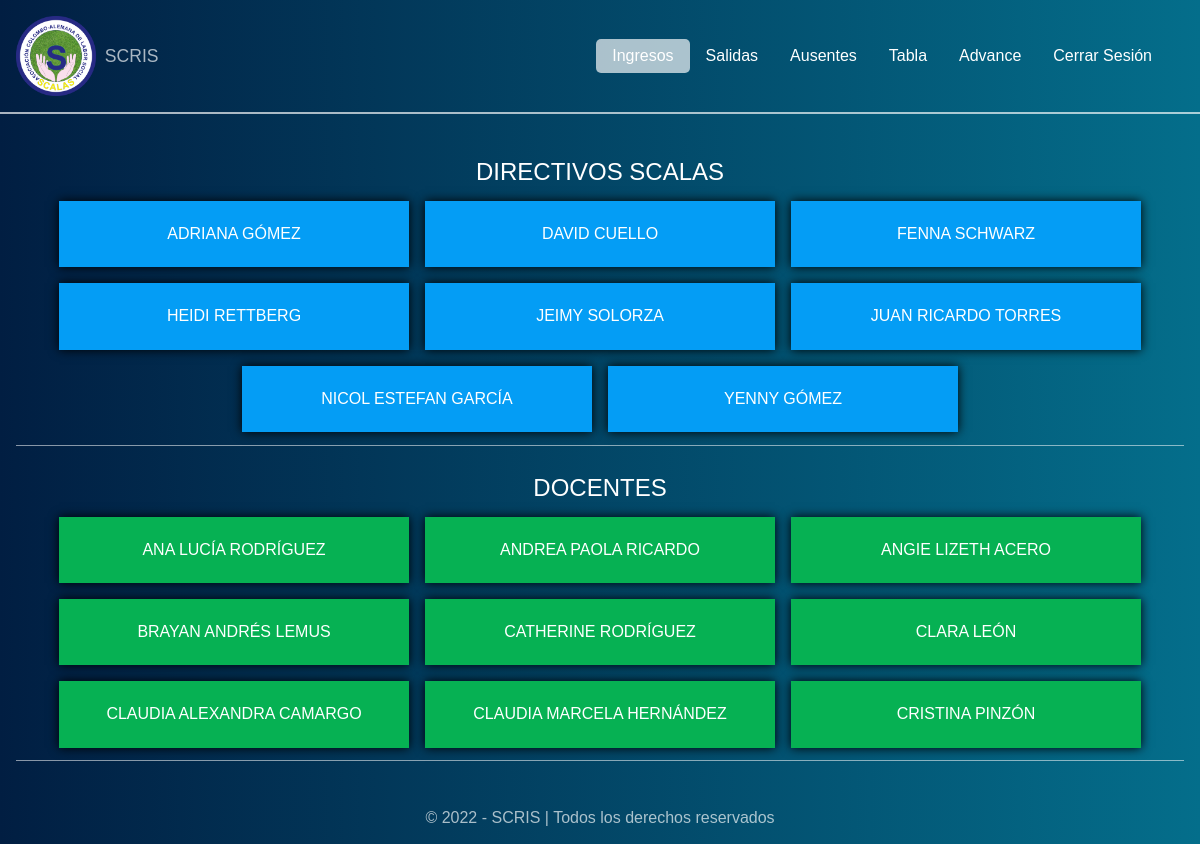
The page /inicio.php (signed in) on the database its author committed.
### tables this page shows
CREATE TABLE "funcionarios" (
  "id" integer NOT NULL PRIMARY KEY AUTOINCREMENT,
  "nombre" text NOT NULL,
  "dependencia" text NOT NULL,
  "direccion" text NOT NULL,
  "asignatura" text NOT NULL,
  "placa" text NOT NULL,
  "observaciones" text NOT NULL
);

### inicio.php (the view, shortened to what this page needs)
<!DOCTYPE html>
<html lang="es">
<head>
    <link rel="stylesheet" href="css/normalize.css">
    <link rel="stylesheet" href="css/inicio.css">
</head>
<body>
    <header class="header">
        <div class="logo">
            <img src="img/logo.png" alt="">
            <h1>
                SCRIS
            </h1>
        </div>
        <nav class="nav">
            <a href="inicio.php" class="link__nav link__nav--active">Ingresos</a>
            <a href="salidas.php" class="link__nav">Salidas</a>
            <a href="ausentes.php" class="link__nav">Ausentes</a>
            <a href="tabla.php" class="link__nav">Tabla</a>
            <a href="avanzado.php" class="link__nav">Advance</a>
            <a href="cerrar.php" class="link__nav">Cerrar Sesión</a>
        </nav>
    </header>
    <section class="section">
        <div class="flex">
            <?php
            $directivos = "";
            $docentes = "";
            $serviciosGenerales = "";
            $administrativos = "";
            $funcionarioCafeteria = "";
            $seguridad = "";
            $mensajeria = "";
             $psicologia = "";
            $funcionarioExterno = "";
            $fecha_hoy = date("Y/m/d");
            $ruta = 'db/scris.db';
            $conexion = conectar($ruta);
            $sql = "SELECT * FROM funcionarios ORDER BY nombre ASC";
            $resultado = $conexion->query($sql);
            while ($fila = $resultado->fetch()) {
                $nombre = $fila['nombre'];
                $dependencia = $fila['dependencia'];
                $sql2 = "SELECT * FROM tabla WHERE fecha = '$fecha_hoy' AND nombre = '$nombre' AND (status = '1' OR status = '3' OR status = '4')";
                $resultado2 = $conexion->query($sql2);
                $fila2 = $resultado2->fetch();
                if ($fila2 == null) {
                    if ($dependencia == "DIRECTIVO") {
                        $directivos .= '<button class="btn__funcionario directivo">' . $nombre . '</button>';
                    } else if ($dependencia == "DOCENTE") {
                        $docentes .= '<button class="btn__funcionario docente">' . $nombre . '</button>';
                    } else if ($dependencia == "SERVICIOS GENERALES") {
                        $serviciosGenerales .= '<button class="btn__funcionario sg">' . $nombre . '</button>';
                    } else if ($dependencia == "ADMINISTRATIVO") {
                        $administrativos .= '<button class="btn__funcionario administrativo">' . $nombre . '</button>';
                    } else if ($dependencia == "FUNCIONARIO CAFETERÍA") {
                        $funcionarioCafeteria .= '<button class="btn__funcionario fc">' . $nombre . '</button>';
                    } else if ($dependencia == "SEGURIDAD") {
                        $seguridad .= '<button class="btn__funcionario seguridad">' . $nombre . '</button>';
                    } else if ($dependencia == "MENSAJERÍA") {
                        $mensajeria .= '<button class="btn__funcionario mensajeria">' . $nombre . '</button>';
                    } else if ($dependencia == "FUNCIONARIO EXTERNO") {
                        $funcionarioExterno .= '<button class="btn__funcionario fe">' . $nombre . '</button>';
                    } else if ($dependencia == "PSICOLOGÍA") {
                        $psicologia .= '<button class="btn__funcionario psicologia">' . $nombre . '</button>';
                    }
                }
            }
            if ($directivos != "") {
                echo '<div class="funcionarios">
                <h2>Directivos SCALAS</h2>
                <div class="funcionarios__lista">
                    ' . $directivos . '
                </div>
            </div>';
            }
            if ($docentes != "") {
                echo '<div class="funcionarios">
                <h2>Docentes</h2>
                <div class="funcionarios__lista">
                    ' . $docentes . '
                </div>
            </div>';
            }
            ?>
        </div>
    </section>
    <footer class="footer">
        <p>&copy; 2022 - SCRIS | Todos los derechos reservados</p>
    </footer>
</body>
</html>

### css/inicio.css (style rules this page uses)
body { background: linear-gradient(to right, #011e42, #046e8b); }
.header { display: flex; justify-content: space-between; align-items: center; padding: 1em; border-bottom: 2px solid rgba(255, 255, 255, 0.6666666667); }
.header .logo { display: flex; align-items: center; }
.header .logo img { width: 80%; max-width: 80px; }
.header .logo h1 { color: rgba(255, 255, 255, 0.6666666667); font-size: 1.1em; margin-left: 0.5em; font-weight: 300; }
.header .nav { display: flex; align-items: center; margin-right: 1em; }
.header .nav .link__nav { display: inline-block; padding: 0.5em 1em; text-decoration: none; color: #fff; border-radius: 5px; }
.header .nav .link__nav--active { background: rgba(255, 255, 255, 0.6666666667); }
.section { padding: 1em; margin-bottom: 1em; }
.section .funcionarios { margin-top: 1em; border-bottom: 1px solid rgba(255, 255, 255, 0.5333333333); padding: 0.3em; }
.section .funcionarios h2 { text-align: center; font-size: 1.5em; font-weight: 300; padding: 0.3em; color: #fff; text-transform: uppercase; }
.section .funcionarios .funcionarios__lista { display: flex; width: 100%; justify-content: center; flex-wrap: wrap; }
.section .funcionarios .funcionarios__lista .btn__funcionario { display: inline-block; width: 350px; padding: 1.5em; border: none; outline: none; cursor: pointer; box-shadow: 0 0 10px #000; margin: 0.5em; color: #fff; }
.section .funcionarios .directivo { background-color: #049df5; }
.section .funcionarios .docente { background-color: #06b153; }

### inicio.php (style rules this page uses)
.footer p { text-align: center; padding: 1em; color: #fffa; }

### rows shown on the page
funcionarios: nombre "ADRIANA GÓMEZ"
funcionarios: nombre "DAVID CUELLO"
funcionarios: nombre "FENNA SCHWARZ"
funcionarios: nombre "HEIDI RETTBERG"
funcionarios: nombre "JEIMY SOLORZA"
funcionarios: nombre "JUAN RICARDO TORRES"
funcionarios: nombre "NICOL ESTEFAN GARCÍA"
funcionarios: nombre "YENNY GÓMEZ"
funcionarios: nombre "ANA LUCÍA RODRÍGUEZ"
funcionarios: nombre "ANDREA PAOLA RICARDO"
funcionarios: nombre "ANGIE LIZETH ACERO"
funcionarios: nombre "BRAYAN ANDRÉS LEMUS"
funcionarios: nombre "CATHERINE RODRÍGUEZ"
funcionarios: nombre "CLARA LEÓN"
funcionarios: nombre "CLAUDIA ALEXANDRA CAMARGO"
funcionarios: nombre "CLAUDIA MARCELA HERNÁNDEZ"
funcionarios: nombre "CRISTINA PINZÓN"
